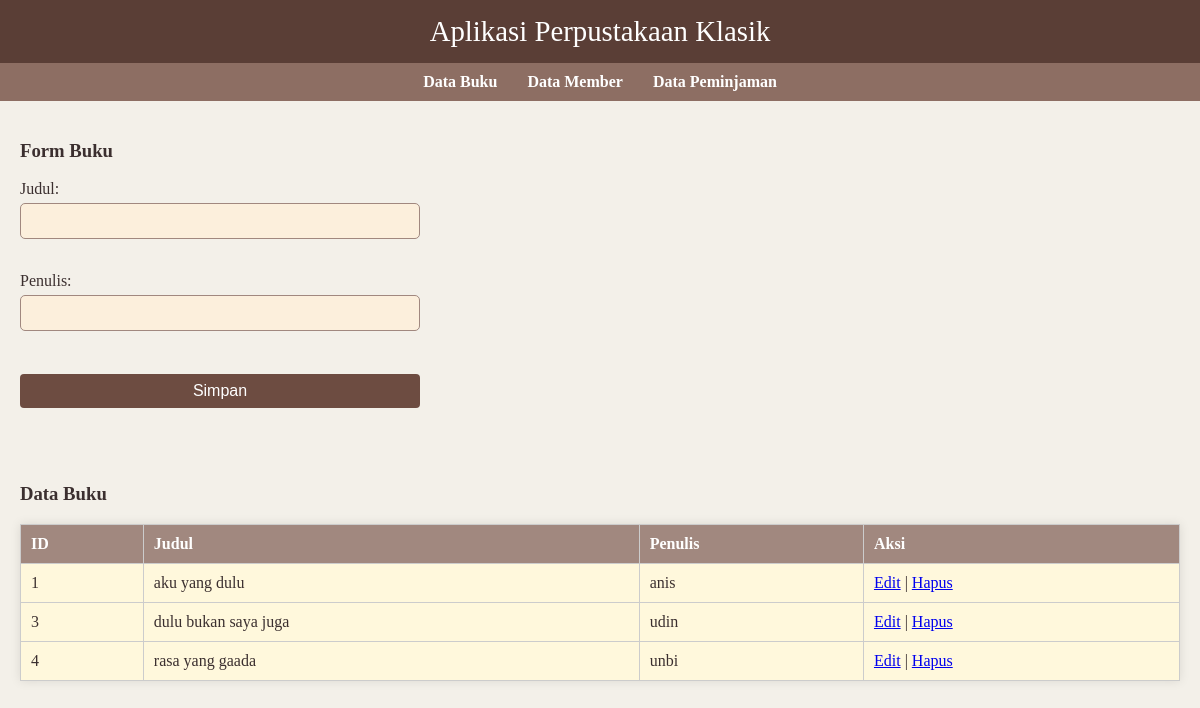
/FormBuku.php, run on the app's committed database.
### tables this page shows
CREATE TABLE `buku` (
  `id_buku` int(11) NOT NULL,
  `judul_buku` varchar(500) NOT NULL,
  `penulis` varchar(500) NOT NULL,
  `penerbit` varchar(250) NOT NULL,
  `tahun_terbit` int(11) NOT NULL
);

### Koneksi.php (called while the page is built, shortened)
<?php
class Koneksi {
    private $host = "localhost";
    private $username = "root";
    private $password = "";
    private $database = "dbperpus";
    public $koneksi;
    public function __construct() {
        $this->koneksi = new mysqli($this->host, $this->username, $this->password, $this->database);
    }
    public function getKoneksi() {
        return $this->koneksi;
    }
}
?>

### Model.php (called while the page is built, shortened)
<?php
require_once 'Koneksi.php';
class Model {
    protected $koneksi;
    public function __construct() {
        $this->koneksi = (new Koneksi())->getKoneksi();
    }
    public function getAll($table) {
        $query = "SELECT * FROM $table";
        return $this->koneksi->query($query);
    }
}
?>

### FormBuku.php (the view, shortened to what this page needs)
<?php
require_once 'Model.php';
require_once 'Buku.php' ;
include 'navbar.php';
$buku = new Buku();
$id = $_GET['id'] ?? null;
$data = $id ? $buku->getById("buku", "id_buku = $id") : null;
?>
<div class="container">
    <h3>Form Buku</h3>
    <form method="POST">
        Judul: <input type="text" name="judul_buku" value="<?= $data['judul_buku'] ?? '' ?>"><br>
        Penulis: <input type="text" name="penulis" value="<?= $data['penulis'] ?? '' ?>"><br>
        <button type="submit">Simpan</button>
    </form>
</div>
<div class="container">
    <h3>Data Buku</h3>
    <table>
        <tr>
            <th>ID</th>
            <th>Judul</th>
            <th>Penulis</th>
            <th>Aksi</th>
        </tr>
        <?php
        while ($row = $dataBuku->fetch_assoc()) {
            echo "<tr>
                <td>{$row['id_buku']}</td>
                <td>{$row['judul_buku']}</td>
                <td>{$row['penulis']}</td>
                <td>
                    <a href='FormBuku.php?id={$row['id_buku']}'> Edit</a> |
                    <a href='Buku.php?delete={$row['id_buku']}'> Hapus</a>
                </td>
            </tr>";
        }

### style.css (style rules this page uses)
.container { padding: 20px; }
table { width: 100%; border-collapse: collapse; background-color: #fff8dc; margin-top: 10px; box-shadow: 0 0 10px rgba(0, 0, 0, 0.1); }
th, td { border: 1px solid #ccc; padding: 10px; text-align: left; }
th { background-color: #a1887f; color: white; }
form input, form select, form textarea, form button { display: block; margin-top: 10px; padding: 8px; font-size: 1em; width: 100%; max-width: 400px; border: 1px solid #ccc; border-radius: 4px; }
form button { background-color: #6d4c41; color: white; border: none; cursor: pointer; }
select, input[type="date"], textarea, input[type="text"], input[type="number"] { width: 100%; padding: 8px; margin: 5px 0 15px; border-radius: 5px; border: 1px solid #a1887f; background-color: #fcefdc; color: #3e2723; }

### data on the page
buku: id_buku "1", judul_buku "aku yang dulu", penulis "anis"
buku: id_buku "3", judul_buku "dulu bukan saya juga", penulis "udin"
buku: id_buku "4", judul_buku "rasa yang gaada", penulis "unbi"
